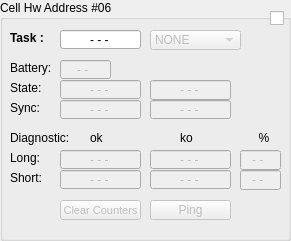
       <widget class="QGroupBox" name="groupCell_6">
        <property name="enabled">
         <bool>true</bool>
        </property>
        <property name="geometry">
         <rect>
          <x>610</x>
          <y>260</y>
          <width>291</width>
          <height>241</height>
         </rect>
        </property>
        <property name="title">
         <string>Cell Hw Address #06</string>
        </property>
        <widget class="QLabel" name="label_131">
         <property name="geometry">
          <rect>
           <x>10</x>
           <y>60</y>
           <width>40</width>
           <height>16</height>
          </rect>
         </property>
         <property name="text">
          <string>Battery:</string>
         </property>
        </widget>
        <widget class="QLineEdit" name="lineCellBattery_6">
         <property name="enabled">
          <bool>false</bool>
         </property>
         <property name="geometry">
          <rect>
           <x>60</x>
           <y>60</y>
           <width>51</width>
           <height>19</height>
          </rect>
         </property>
         <property name="layoutDirection">
          <enum>Qt::LeftToRight</enum>
         </property>
         <property name="text">
          <string>- - </string>
         </property>
         <property name="alignment">
          <set>Qt::AlignCenter</set>
         </property>
         <property name="readOnly">
          <bool>true</bool>
         </property>
        </widget>
        <widget class="QComboBox" name="comboCellTask_6">
         <property name="enabled">
          <bool>false</bool>
         </property>
         <property name="geometry">
          <rect>
           <x>150</x>
           <y>30</y>
           <width>91</width>
           <height>20</height>
          </rect>
         </property>
         <property name="sizePolicy">
          <sizepolicy hsizetype="Fixed" vsizetype="Fixed">
           <horstretch>0</horstretch>
           <verstretch>0</verstretch>
          </sizepolicy>
         </property>
         <item>
          <property name="text">
           <string>NONE</string>
          </property>
         </item>
         <item>
          <property name="text">
           <string>START</string>
          </property>
         </item>
         <item>
          <property name="text">
           <string>SPLIT #1</string>
          </property>
         </item>
         <item>
          <property name="text">
           <string>SPLIT #2</string>
          </property>
         </item>
         <item>
          <property name="text">
           <string>SPLIT #3</string>
          </property>
         </item>
         <item>
          <property name="text">
           <string>SPLIT #4</string>
          </property>
         </item>
         <item>
          <property name="text">
           <string>FINISH</string>
          </property>
         </item>
        </widget>
        <widget class="QLineEdit" name="lineCellTask_6">
         <property name="enabled">
          <bool>true</bool>
         </property>
         <property name="geometry">
          <rect>
           <x>60</x>
           <y>30</y>
           <width>81</width>
           <height>19</height>
          </rect>
         </property>
         <property name="layoutDirection">
          <enum>Qt::LeftToRight</enum>
         </property>
         <property name="autoFillBackground">
          <bool>false</bool>
         </property>
         <property name="styleSheet">
          <string notr="true"/>
         </property>
         <property name="text">
          <string>- - -</string>
         </property>
         <property name="alignment">
          <set>Qt::AlignCenter</set>
         </property>
         <property name="readOnly">
          <bool>true</bool>
         </property>
        </widget>
        <widget class="QLabel" name="label_132">
         <property name="geometry">
          <rect>
           <x>10</x>
           <y>30</y>
           <width>35</width>
           <height>16</height>
          </rect>
         </property>
         <property name="font">
          <font>
           <pointsize>9</pointsize>
           <weight>75</weight>
           <bold>true</bold>
          </font>
         </property>
         <property name="text">
          <string>Task :</string>
         </property>
        </widget>
        <widget class="QLabel" name="label_133">
         <property name="geometry">
          <rect>
           <x>10</x>
           <y>150</y>
           <width>48</width>
           <height>16</height>
          </rect>
         </property>
         <property name="text">
          <string>Long:</string>
         </property>
        </widget>
        <widget class="QLineEdit" name="lineCellDiagLongOk_6">
         <property name="enabled">
          <bool>false</bool>
         </property>
         <property name="geometry">
          <rect>
           <x>60</x>
           <y>150</y>
           <width>81</width>
           <height>19</height>
          </rect>
         </property>
         <property name="sizePolicy">
          <sizepolicy hsizetype="Fixed" vsizetype="Fixed">
           <horstretch>0</horstretch>
           <verstretch>0</verstretch>
          </sizepolicy>
         </property>
         <property name="layoutDirection">
          <enum>Qt::LeftToRight</enum>
         </property>
         <property name="text">
          <string>- - -</string>
         </property>
         <property name="alignment">
          <set>Qt::AlignCenter</set>
         </property>
         <property name="readOnly">
          <bool>true</bool>
         </property>
        </widget>
        <widget class="QLineEdit" name="lineCellDiagLongKo_6">
         <property name="enabled">
          <bool>false</bool>
         </property>
         <property name="geometry">
          <rect>
           <x>150</x>
           <y>150</y>
           <width>81</width>
           <height>19</height>
          </rect>
         </property>
         <property name="sizePolicy">
          <sizepolicy hsizetype="Fixed" vsizetype="Fixed">
           <horstretch>0</horstretch>
           <verstretch>0</verstretch>
          </sizepolicy>
         </property>
         <property name="layoutDirection">
          <enum>Qt::LeftToRight</enum>
         </property>
         <property name="text">
          <string>- - -</string>
         </property>
         <property name="alignment">
          <set>Qt::AlignCenter</set>
         </property>
         <property name="readOnly">
          <bool>true</bool>
         </property>
        </widget>
        <widget class="QCheckBox" name="checkCell_6">
         <property name="enabled">
          <bool>true</bool>
         </property>
         <property name="geometry">
          <rect>
           <x>270</x>
           <y>10</y>
           <width>16</width>
           <height>16</height>
          </rect>
         </property>
         <property name="layoutDirection">
          <enum>Qt::LeftToRight</enum>
         </property>
         <property name="text">
          <string/>
         </property>
        </widget>
        <widget class="QPushButton" name="pushCellPing_6">
         <property name="enabled">
          <bool>false</bool>
         </property>
         <property name="geometry">
          <rect>
           <x>150</x>
           <y>200</y>
           <width>81</width>
           <height>20</height>
          </rect>
         </property>
         <property name="sizePolicy">
          <sizepolicy hsizetype="Fixed" vsizetype="Fixed">
           <horstretch>0</horstretch>
           <verstretch>0</verstretch>
          </sizepolicy>
         </property>
         <property name="layoutDirection">
          <enum>Qt::RightToLeft</enum>
         </property>
         <property name="text">
          <string>Ping</string>
         </property>
        </widget>
        <widget class="QLineEdit" name="lineCellDiagLongRatio_6">
         <property name="enabled">
          <bool>false</bool>
         </property>
         <property name="geometry">
          <rect>
           <x>240</x>
           <y>150</y>
           <width>41</width>
           <height>20</height>
          </rect>
         </property>
         <property name="sizePolicy">
          <sizepolicy hsizetype="Fixed" vsizetype="Fixed">
           <horstretch>0</horstretch>
           <verstretch>0</verstretch>
          </sizepolicy>
         </property>
         <property name="layoutDirection">
          <enum>Qt::LeftToRight</enum>
         </property>
         <property name="text">
          <string>- - </string>
         </property>
         <property name="alignment">
          <set>Qt::AlignCenter</set>
         </property>
         <property name="readOnly">
          <bool>true</bool>
         </property>
        </widget>
        <widget class="QPushButton" name="pushCellClearCounters_6">
         <property name="enabled">
          <bool>false</bool>
         </property>
         <property name="geometry">
          <rect>
           <x>60</x>
           <y>200</y>
           <width>81</width>
           <height>20</height>
          </rect>
         </property>
         <property name="sizePolicy">
          <sizepolicy hsizetype="Fixed" vsizetype="Fixed">
           <horstretch>0</horstretch>
           <verstretch>0</verstretch>
          </sizepolicy>
         </property>
         <property name="font">
          <font>
           <pointsize>8</pointsize>
          </font>
         </property>
         <property name="layoutDirection">
          <enum>Qt::RightToLeft</enum>
         </property>
         <property name="text">
          <string>Clear Counters</string>
         </property>
        </widget>
        <widget class="QLabel" name="label_134">
         <property name="geometry">
          <rect>
           <x>10</x>
           <y>100</y>
           <width>48</width>
           <height>16</height>
          </rect>
         </property>
         <property name="text">
          <string>Sync:</string>
         </property>
        </widget>
        <widget class="QLineEdit" name="lineCellSynchronizedOnce_6">
         <property name="enabled">
          <bool>false</bool>
         </property>
         <property name="geometry">
          <rect>
           <x>60</x>
           <y>100</y>
           <width>81</width>
           <height>19</height>
          </rect>
         </property>
         <property name="sizePolicy">
          <sizepolicy hsizetype="Fixed" vsizetype="Fixed">
           <horstretch>0</horstretch>
           <verstretch>0</verstretch>
          </sizepolicy>
         </property>
         <property name="layoutDirection">
          <enum>Qt::LeftToRight</enum>
         </property>
         <property name="text">
          <string>- - -</string>
         </property>
         <property name="alignment">
          <set>Qt::AlignCenter</set>
         </property>
         <property name="readOnly">
          <bool>true</bool>
         </property>
        </widget>
        <widget class="QLineEdit" name="lineCellSynchronized_6">
         <property name="enabled">
          <bool>false</bool>
         </property>
         <property name="geometry">
          <rect>
           <x>150</x>
           <y>100</y>
           <width>81</width>
           <height>19</height>
          </rect>
         </property>
         <property name="sizePolicy">
          <sizepolicy hsizetype="Fixed" vsizetype="Fixed">
           <horstretch>0</horstretch>
           <verstretch>0</verstretch>
          </sizepolicy>
         </property>
         <property name="layoutDirection">
          <enum>Qt::LeftToRight</enum>
         </property>
         <property name="text">
          <string>- - -</string>
         </property>
         <property name="alignment">
          <set>Qt::AlignCenter</set>
         </property>
         <property name="readOnly">
          <bool>true</bool>
         </property>
        </widget>
        <widget class="QLabel" name="label_135">
         <property name="geometry">
          <rect>
           <x>10</x>
           <y>80</y>
           <width>51</width>
           <height>16</height>
          </rect>
         </property>
         <property name="text">
          <string>State:</string>
         </property>
        </widget>
        <widget class="QLineEdit" name="lineCellIrSinal_6">
         <property name="enabled">
          <bool>false</bool>
         </property>
         <property name="geometry">
          <rect>
           <x>60</x>
           <y>80</y>
           <width>81</width>
           <height>19</height>
          </rect>
         </property>
         <property name="layoutDirection">
          <enum>Qt::LeftToRight</enum>
         </property>
         <property name="text">
          <string>- - -</string>
         </property>
         <property name="alignment">
          <set>Qt::AlignCenter</set>
         </property>
         <property name="readOnly">
          <bool>true</bool>
         </property>
        </widget>
        <widget class="QLineEdit" name="lineCellActive_6">
         <property name="enabled">
          <bool>false</bool>
         </property>
         <property name="geometry">
          <rect>
           <x>150</x>
           <y>80</y>
           <width>81</width>
           <height>20</height>
          </rect>
         </property>
         <property name="layoutDirection">
          <enum>Qt::LeftToRight</enum>
         </property>
         <property name="text">
          <string>- - -</string>
         </property>
         <property name="alignment">
          <set>Qt::AlignCenter</set>
         </property>
         <property name="readOnly">
          <bool>true</bool>
         </property>
        </widget>
        <widget class="QLabel" name="label_136">
         <property name="geometry">
          <rect>
           <x>240</x>
           <y>130</y>
           <width>48</width>
           <height>16</height>
          </rect>
         </property>
         <property name="text">
          <string>%</string>
         </property>
         <property name="alignment">
          <set>Qt::AlignCenter</set>
         </property>
        </widget>
        <widget class="QLabel" name="label_137">
         <property name="geometry">
          <rect>
           <x>10</x>
           <y>170</y>
           <width>48</width>
           <height>16</height>
          </rect>
         </property>
         <property name="text">
          <string>Short:</string>
         </property>
        </widget>
        <widget class="QLineEdit" name="lineCellDiagShortKo_6">
         <property name="enabled">
          <bool>false</bool>
         </property>
         <property name="geometry">
          <rect>
           <x>150</x>
           <y>170</y>
           <width>81</width>
           <height>19</height>
          </rect>
         </property>
         <property name="sizePolicy">
          <sizepolicy hsizetype="Fixed" vsizetype="Fixed">
           <horstretch>0</horstretch>
           <verstretch>0</verstretch>
          </sizepolicy>
         </property>
         <property name="layoutDirection">
          <enum>Qt::LeftToRight</enum>
         </property>
         <property name="text">
          <string>- - -</string>
         </property>
         <property name="alignment">
          <set>Qt::AlignCenter</set>
         </property>
         <property name="readOnly">
          <bool>true</bool>
         </property>
        </widget>
        <widget class="QLineEdit" name="lineCellDiagShortOk_6">
         <property name="enabled">
          <bool>false</bool>
         </property>
         <property name="geometry">
          <rect>
           <x>60</x>
           <y>170</y>
           <width>81</width>
           <height>19</height>
          </rect>
         </property>
         <property name="sizePolicy">
          <sizepolicy hsizetype="Fixed" vsizetype="Fixed">
           <horstretch>0</horstretch>
           <verstretch>0</verstretch>
          </sizepolicy>
         </property>
         <property name="layoutDirection">
          <enum>Qt::LeftToRight</enum>
         </property>
         <property name="text">
          <string>- - -</string>
         </property>
         <property name="alignment">
          <set>Qt::AlignCenter</set>
         </property>
         <property name="readOnly">
          <bool>true</bool>
         </property>
        </widget>
        <widget class="QLineEdit" name="lineCellDiagShortRatio_6">
         <property name="enabled">
          <bool>false</bool>
         </property>
         <property name="geometry">
          <rect>
           <x>240</x>
           <y>170</y>
           <width>41</width>
           <height>20</height>
          </rect>
         </property>
         <property name="sizePolicy">
          <sizepolicy hsizetype="Fixed" vsizetype="Fixed">
           <horstretch>0</horstretch>
           <verstretch>0</verstretch>
          </sizepolicy>
         </property>
         <property name="layoutDirection">
          <enum>Qt::LeftToRight</enum>
         </property>
         <property name="text">
          <string>- - </string>
         </property>
         <property name="alignment">
          <set>Qt::AlignCenter</set>
         </property>
         <property name="readOnly">
          <bool>true</bool>
         </property>
        </widget>
        <widget class="QLabel" name="label_138">
         <property name="geometry">
          <rect>
           <x>10</x>
           <y>130</y>
           <width>61</width>
           <height>16</height>
          </rect>
         </property>
         <property name="text">
          <string>Diagnostic:</string>
         </property>
        </widget>
        <widget class="QLabel" name="label_139">
         <property name="geometry">
          <rect>
           <x>90</x>
           <y>130</y>
           <width>31</width>
           <height>16</height>
          </rect>
         </property>
         <property name="text">
          <string>ok</string>
         </property>
        </widget>
        <widget class="QLabel" name="label_140">
         <property name="geometry">
          <rect>
           <x>180</x>
           <y>130</y>
           <width>31</width>
           <height>16</height>
          </rect>
         </property>
         <property name="text">
          <string>ko</string>
         </property>
        </widget>
       </widget>
